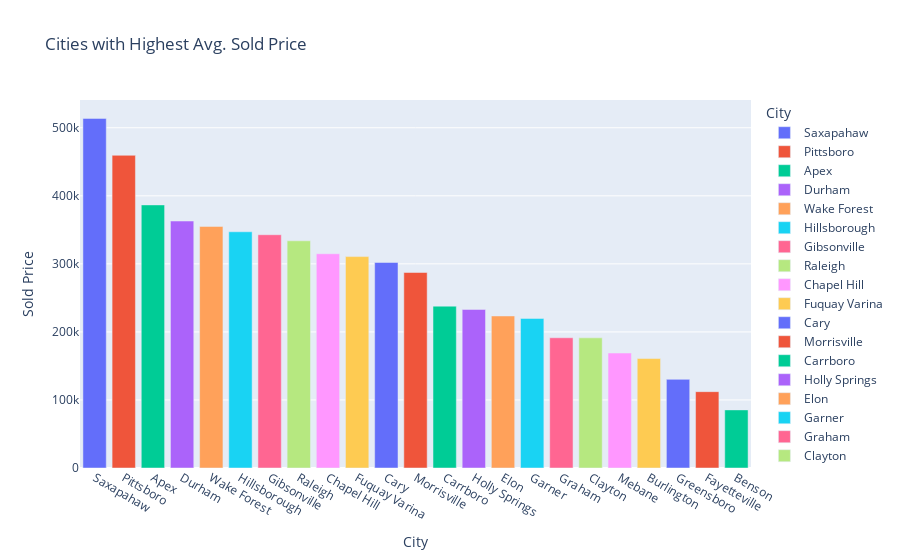

The notebook cell this image was saved under:
### Code cell
#Create a variable for the top 373 cities (effectively all cities) with the highest average sold price
top373 = condo_df.groupby('City')['Sold Price'].mean().nlargest(373).reset_index()

#Plot the top 373 (all) cities with the highest average sold price
fig = px.bar(top373, x='City', y='Sold Price',color='City', template='plotly',
             title='Cities with Highest Avg. Sold Price') 
fig.update_traces(textposition='outside')
fig.show()

### Figure 1 — Plotly figure (JSON) as saved in the notebook; plotly's stock layout.template omitted (floating-point values rounded to 4 significant figures)
{"data": [{"alignmentgroup": "True", "hovertemplate": "City=%{x}<br>Sold Price=%{y}<extra></extra>", "legendgroup": "Saxapahaw", "marker": {"color": "#636efa", "pattern": {"shape": ""}}, "name": "Saxapahaw", "offsetgroup": "Saxapahaw", "orientation": "v", "showlegend": true, "textposition": "outside", "type": "bar", "x": ["Saxapahaw"], "xaxis": "x", "y": [513800.0], "yaxis": "y"}, {"alignmentgroup": "True", "hovertemplate": "City=%{x}<br>Sold Price=%{y}<extra></extra>", "legendgroup": "Pittsboro", "marker": {"color": "#EF553B", "pattern": {"shape": ""}}, "name": "Pittsboro", "offsetgroup": "Pittsboro", "orientation": "v", "showlegend": true, "textposition": "outside", "type": "bar", "x": ["Pittsboro"], "xaxis": "x", "y": [459500.0], "yaxis": "y"}, {"alignmentgroup": "True", "hovertemplate": "City=%{x}<br>Sold Price=%{y}<extra></extra>", "legendgroup": "Apex", "marker": {"color": "#00cc96", "pattern": {"shape": ""}}, "name": "Apex", "offsetgroup": "Apex", "orientation": "v", "showlegend": true, "textposition": "outside", "type": "bar", "x": ["Apex"], "xaxis": "x", "y": [386600.0], "yaxis": "y"}, {"alignmentgroup": "True", "hovertemplate": "City=%{x}<br>Sold Price=%{y}<extra></extra>", "legendgroup": "Durham", "marker": {"color": "#ab63fa", "pattern": {"shape": ""}}, "name": "Durham", "offsetgroup": "Durham", "orientation": "v", "showlegend": true, "textposition": "outside", "type": "bar", "x": ["Durham"], "xaxis": "x", "y": [363000.0], "yaxis": "y"}, {"alignmentgroup": "True", "hovertemplate": "City=%{x}<br>Sold Price=%{y}<extra></extra>", "legendgroup": "Wake Forest", "marker": {"color": "#FFA15A", "pattern": {"shape": ""}}, "name": "Wake Forest", "offsetgroup": "Wake Forest", "orientation": "v", "showlegend": true, "textposition": "outside", "type": "bar", "x": ["Wake Forest"], "xaxis": "x", "y": [355000.0], "yaxis": "y"}, {"alignmentgroup": "True", "hovertemplate": "City=%{x}<br>Sold Price=%{y}<extra></extra>", "legendgroup": "Hillsborough", "marker": {"color": "#19d3f3", "pattern": {"shape": ""}}, "name": "Hillsborough", "offsetgroup": "Hillsborough", "orientation": "v", "showlegend": true, "textposition": "outside", "type": "bar", "x": ["Hillsborough"], "xaxis": "x", "y": [347200.0], "yaxis": "y"}, {"alignmentgroup": "True", "hovertemplate": "City=%{x}<br>Sold Price=%{y}<extra></extra>", "legendgroup": "Gibsonville", "marker": {"color": "#FF6692", "pattern": {"shape": ""}}, "name": "Gibsonville", "offsetgroup": "Gibsonville", "orientation": "v", "showlegend": true, "textposition": "outside", "type": "bar", "x": ["Gibsonville"], "xaxis": "x", "y": [342800.0], "yaxis": "y"}, {"alignmentgroup": "True", "hovertemplate": "City=%{x}<br>Sold Price=%{y}<extra></extra>", "legendgroup": "Raleigh", "marker": {"color": "#B6E880", "pattern": {"shape": ""}}, "name": "Raleigh", "offsetgroup": "Raleigh", "orientation": "v", "showlegend": true, "textposition": "outside", "type": "bar", "x": ["Raleigh"], "xaxis": "x", "y": [333900.0], "yaxis": "y"}, {"alignmentgroup": "True", "hovertemplate": "City=%{x}<br>Sold Price=%{y}<extra></extra>", "legendgroup": "Chapel Hill", "marker": {"color": "#FF97FF", "pattern": {"shape": ""}}, "name": "Chapel Hill", "offsetgroup": "Chapel Hill", "orientation": "v", "showlegend": true, "textposition": "outside", "type": "bar", "x": ["Chapel Hill"], "xaxis": "x", "y": [314800.0], "yaxis": "y"}, {"alignmentgroup": "True", "hovertemplate": "City=%{x}<br>Sold Price=%{y}<extra></extra>", "legendgroup": "Fuquay Varina", "marker": {"color": "#FECB52", "pattern": {"shape": ""}}, "name": "Fuquay Varina", "offsetgroup": "Fuquay Varina", "orientation": "v", "showlegend": true, "textposition": "outside", "type": "bar", "x": ["Fuquay Varina"], "xaxis": "x", "y": [310700.0], "yaxis": "y"}, {"alignmentgroup": "True", "hovertemplate": "City=%{x}<br>Sold Price=%{y}<extra></extra>", "legendgroup": "Cary", "marker": {"color": "#636efa", "pattern": {"shape": ""}}, "name": "Cary", "offsetgroup": "Cary", "orientation": "v", "showlegend": true, "textposition": "outside", "type": "bar", "x": ["Cary"], "xaxis": "x", "y": [302000.0], "yaxis": "y"}, {"alignmentgroup": "True", "hovertemplate": "City=%{x}<br>Sold Price=%{y}<extra></extra>", "legendgroup": "Morrisville", "marker": {"color": "#EF553B", "pattern": {"shape": ""}}, "name": "Morrisville", "offsetgroup": "Morrisville", "orientation": "v", "showlegend": true, "textposition": "outside", "type": "bar", "x": ["Morrisville"], "xaxis": "x", "y": [287300.0], "yaxis": "y"}, {"alignmentgroup": "True", "hovertemplate": "City=%{x}<br>Sold Price=%{y}<extra></extra>", "legendgroup": "Carrboro", "marker": {"color": "#00cc96", "pattern": {"shape": ""}}, "name": "Carrboro", "offsetgroup": "Carrboro", "orientation": "v", "showlegend": true, "textposition": "outside", "type": "bar", "x": ["Carrboro"], "xaxis": "x", "y": [237900.0], "yaxis": "y"}, {"alignmentgroup": "True", "hovertemplate": "City=%{x}<br>Sold Price=%{y}<extra></extra>", "legendgroup": "Holly Springs", "marker": {"color": "#ab63fa", "pattern": {"shape": ""}}, "name": "Holly Springs", "offsetgroup": "Holly Springs", "orientation": "v", "showlegend": true, "textposition": "outside", "type": "bar", "x": ["Holly Springs"], "xaxis": "x", "y": [233000.0], "yaxis": "y"}, {"alignmentgroup": "True", "hovertemplate": "City=%{x}<br>Sold Price=%{y}<extra></extra>", "legendgroup": "Elon", "marker": {"color": "#FFA15A", "pattern": {"shape": ""}}, "name": "Elon", "offsetgroup": "Elon", "orientation": "v", "showlegend": true, "textposition": "outside", "type": "bar", "x": ["Elon"], "xaxis": "x", "y": [223400.0], "yaxis": "y"}, {"alignmentgroup": "True", "hovertemplate": "City=%{x}<br>Sold Price=%{y}<extra></extra>", "legendgroup": "Garner", "marker": {"color": "#19d3f3", "pattern": {"shape": ""}}, "name": "Garner", "offsetgroup": "Garner", "orientation": "v", "showlegend": true, "textposition": "outside", "type": "bar", "x": ["Garner"], "xaxis": "x", "y": [219800.0], "yaxis": "y"}, {"alignmentgroup": "True", "hovertemplate": "City=%{x}<br>Sold Price=%{y}<extra></extra>", "legendgroup": "Graham", "marker": {"color": "#FF6692", "pattern": {"shape": ""}}, "name": "Graham", "offsetgroup": "Graham", "orientation": "v", "showlegend": true, "textposition": "outside", "type": "bar", "x": ["Graham"], "xaxis": "x", "y": [191400.0], "yaxis": "y"}, {"alignmentgroup": "True", "hovertemplate": "City=%{x}<br>Sold Price=%{y}<extra></extra>", "legendgroup": "Clayton", "marker": {"color": "#B6E880", "pattern": {"shape": ""}}, "name": "Clayton", "offsetgroup": "Clayton", "orientation": "v", "showlegend": true, "textposition": "outside", "type": "bar", "x": ["Clayton"], "xaxis": "x", "y": [191300.0], "yaxis": "y"}, {"alignmentgroup": "True", "hovertemplate": "City=%{x}<br>Sold Price=%{y}<extra></extra>", "legendgroup": "Mebane", "marker": {"color": "#FF97FF", "pattern": {"shape": ""}}, "name": "Mebane", "offsetgroup": "Mebane", "orientation": "v", "showlegend": true, "textposition": "outside", "type": "bar", "x": ["Mebane"], "xaxis": "x", "y": [168900.0], "yaxis": "y"}, {"alignmentgroup": "True", "hovertemplate": "City=%{x}<br>Sold Price=%{y}<extra></extra>", "legendgroup": "Burlington", "marker": {"color": "#FECB52", "pattern": {"shape": ""}}, "name": "Burlington", "offsetgroup": "Burlington", "orientation": "v", "showlegend": true, "textposition": "outside", "type": "bar", "x": ["Burlington"], "xaxis": "x", "y": [160900.0], "yaxis": "y"}, {"alignmentgroup": "True", "hovertemplate": "City=%{x}<br>Sold Price=%{y}<extra></extra>", "legendgroup": "Greensboro", "marker": {"color": "#636efa", "pattern": {"shape": ""}}, "name": "Greensboro", "offsetgroup": "Greensboro", "orientation": "v", "showlegend": true, "textposition": "outside", "type": "bar", "x": ["Greensboro"], "xaxis": "x", "y": [130300.0], "yaxis": "y"}, {"alignmentgroup": "True", "hovertemplate": "City=%{x}<br>Sold Price=%{y}<extra></extra>", "legendgroup": "Fayetteville", "marker": {"color": "#EF553B", "pattern": {"shape": ""}}, "name": "Fayetteville", "offsetgroup": "Fayetteville", "orientation": "v", "showlegend": true, "textposition": "outside", "type": "bar", "x": ["Fayetteville"], "xaxis": "x", "y": [112200.0], "yaxis": "y"}, {"alignmentgroup": "True", "hovertemplate": "City=%{x}<br>Sold Price=%{y}<extra></extra>", "legendgroup": "Benson", "marker": {"color": "#00cc96", "pattern": {"shape": ""}}, "name": "Benson", "offsetgroup": "Benson", "orientation": "v", "showlegend": true, "textposition": "outside", "type": "bar", "x": ["Benson"], "xaxis": "x", "y": [85420.0], "yaxis": "y"}], "layout": {"barmode": "relative", "legend": {"title": {"text": "City"}, "tracegroupgap": 0}, "title": {"text": "Cities with Highest Avg. Sold Price"}, "xaxis": {"anchor": "y", "categoryarray": ["Saxapahaw", "Pittsboro", "Apex", "Durham", "Wake Forest", "Hillsborough", "Gibsonville", "Raleigh", "Chapel Hill", "Fuquay Varina", "Cary", "Morrisville", "Carrboro", "Holly Springs", "Elon", "Garner", "Graham", "Clayton", "Mebane", "Burlington", "Greensboro", "Fayetteville", "Benson"], "categoryorder": "array", "domain": [0, 1], "title": {"text": "City"}}, "yaxis": {"anchor": "x", "domain": [0, 1], "title": {"text": "Sold Price"}}}}
